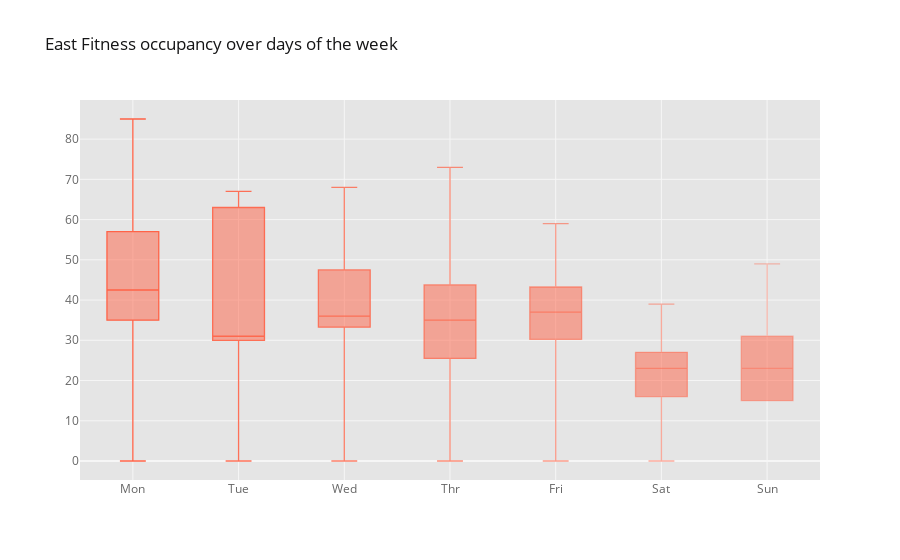

Source (notebook cell):
### Markdown cell above
Moving to a more detailed view, we can see that Friday is a better option than it looks initially. Thanks to its smaller range and IQR, you're more likely to consistently get a workout with 37 people rather than be surprised by 85 people like on monday. (Hover over the figure to see points.)

### Code cell
weekdaydf = eastdf.loc[:,['current_capacity','weekday']].copy()
# plot = weekday.boxplot('current_capacity',by='weekday')
# plot = plot.set_xticklabels(["Mon","Tue","Wed","Thr","Fri","Sat","Sun"])
# weekdaydf.iplot('box',)
weekdaydf.weekday = weekdaydf.weekday.astype("category")
weekdaydf = weekdaydf.pivot(columns = 'weekday')

weekdaydf.columns = weekdaydf.columns.droplevel()
fig = weekdaydf.iplot('box', colors=['tomato'], title= 'East Fitness occupancy over days of the week', asFigure=True) # , xaxes={0:'Mon',1:"Tue",2:"Wed",3:"Thr",4:"Fri",5:"Sat",6:"Sun"}
fig.update_layout(showlegend=False)
fig.update_xaxes(tickvals=[0,1,2,3,4,5,6],
                 ticktext=["Mon","Tue","Wed","Thr","Fri","Sat","Sun"])
fig.show()

### Figure 1 — Plotly figure (JSON) as saved in the notebook; plotly's stock layout.template omitted (floating-point values rounded to 4 significant figures; data arrays with more than 128 entries replaced by an {"elided": "..."} marker saying what was removed)
{"data": [{"boxpoints": false, "line": {"width": 1.3}, "marker": {"color": "rgba(255, 99, 71, 1.0)"}, "name": "0", "orientation": "v", "type": "box", "y": {"elided": "152 int values"}}, {"boxpoints": false, "line": {"width": 1.3}, "marker": {"color": "rgba(255, 99, 71, 0.8999999999999999)"}, "name": "1", "orientation": "v", "type": "box", "y": {"elided": "152 int values"}}, {"boxpoints": false, "line": {"width": 1.3}, "marker": {"color": "rgba(255, 99, 71, 0.7999999999999998)"}, "name": "2", "orientation": "v", "type": "box", "y": {"elided": "152 int values"}}, {"boxpoints": false, "line": {"width": 1.3}, "marker": {"color": "rgba(255, 99, 71, 0.7)"}, "name": "3", "orientation": "v", "type": "box", "y": {"elided": "152 int values"}}, {"boxpoints": false, "line": {"width": 1.3}, "marker": {"color": "rgba(255, 99, 71, 0.5999999999999999)"}, "name": "4", "orientation": "v", "type": "box", "y": {"elided": "152 int values"}}, {"boxpoints": false, "line": {"width": 1.3}, "marker": {"color": "rgba(255, 99, 71, 0.49999999999999983)"}, "name": "5", "orientation": "v", "type": "box", "y": {"elided": "152 int values"}}, {"boxpoints": false, "line": {"width": 1.3}, "marker": {"color": "rgba(255, 99, 71, 0.39999999999999974)"}, "name": "6", "orientation": "v", "type": "box", "y": {"elided": "152 int values"}}], "layout": {"legend": {"bgcolor": "#FFFFFF", "font": {"color": "#666666"}}, "paper_bgcolor": "#FFFFFF", "plot_bgcolor": "#E5E5E5", "showlegend": false, "title": {"font": {"color": "#151516"}, "text": "East Fitness occupancy over days of the week"}, "xaxis": {"gridcolor": "#F6F6F6", "showgrid": true, "tickfont": {"color": "#666666"}, "ticktext": ["Mon", "Tue", "Wed", "Thr", "Fri", "Sat", "Sun"], "tickvals": [0, 1, 2, 3, 4, 5, 6], "title": {"font": {"color": "#666666"}, "text": ""}, "zerolinecolor": "#F6F6F6"}, "yaxis": {"gridcolor": "#F6F6F6", "showgrid": true, "tickfont": {"color": "#666666"}, "title": {"font": {"color": "#666666"}, "text": ""}, "zerolinecolor": "#F6F6F6"}}}
